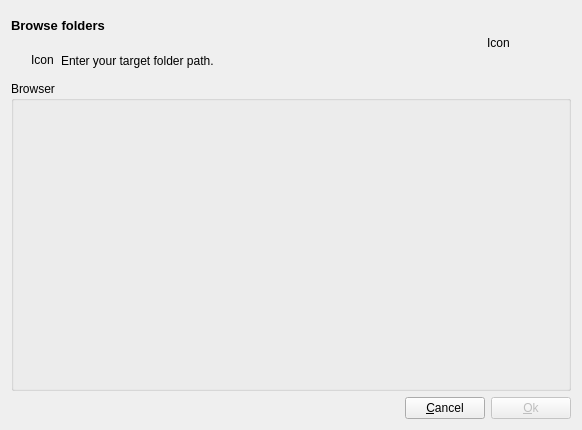
<?xml version="1.0" encoding="UTF-8"?>
<ui version="4.0">
 <class>DialogBrowseFolders</class>
 <widget class="QDialog" name="DialogBrowseFolders">
  <property name="geometry">
   <rect>
    <x>0</x>
    <y>0</y>
    <width>582</width>
    <height>430</height>
   </rect>
  </property>
  <property name="windowTitle">
   <string>Browse Folders</string>
  </property>
  <property name="modal">
   <bool>false</bool>
  </property>
  <layout class="QVBoxLayout" name="verticalLayout_3">
   <item>
    <layout class="QHBoxLayout" name="horizontalLayout_4">
     <item>
      <layout class="QVBoxLayout" name="verticalLayout_2">
       <item>
        <widget class="QLabel" name="label_3">
         <property name="font">
          <font>
           <pointsize>10</pointsize>
           <weight>75</weight>
           <bold>true</bold>
          </font>
         </property>
         <property name="text">
          <string>Browse folders</string>
         </property>
        </widget>
       </item>
       <item>
        <layout class="QHBoxLayout" name="horizontalLayout">
         <item>
          <spacer name="horizontalSpacer_3">
           <property name="orientation">
            <enum>Qt::Horizontal</enum>
           </property>
           <property name="sizeType">
            <enum>QSizePolicy::Fixed</enum>
           </property>
           <property name="sizeHint" stdset="0">
            <size>
             <width>20</width>
             <height>20</height>
            </size>
           </property>
          </spacer>
         </item>
         <item>
          <widget class="QLabel" name="labelDescIcon">
           <property name="sizePolicy">
            <sizepolicy hsizetype="Fixed" vsizetype="Preferred">
             <horstretch>0</horstretch>
             <verstretch>0</verstretch>
            </sizepolicy>
           </property>
           <property name="minimumSize">
            <size>
             <width>24</width>
             <height>24</height>
            </size>
           </property>
           <property name="maximumSize">
            <size>
             <width>24</width>
             <height>24</height>
            </size>
           </property>
           <property name="text">
            <string>Icon</string>
           </property>
          </widget>
         </item>
         <item>
          <widget class="QLabel" name="labelDesc">
           <property name="text">
            <string>Enter your target folder path.</string>
           </property>
          </widget>
         </item>
        </layout>
       </item>
      </layout>
     </item>
     <item>
      <widget class="QLabel" name="labelIcon">
       <property name="sizePolicy">
        <sizepolicy hsizetype="Fixed" vsizetype="Fixed">
         <horstretch>0</horstretch>
         <verstretch>0</verstretch>
        </sizepolicy>
       </property>
       <property name="minimumSize">
        <size>
         <width>64</width>
         <height>64</height>
        </size>
       </property>
       <property name="maximumSize">
        <size>
         <width>64</width>
         <height>64</height>
        </size>
       </property>
       <property name="text">
        <string>Icon</string>
       </property>
      </widget>
     </item>
     <item>
      <spacer name="horizontalSpacer_2">
       <property name="orientation">
        <enum>Qt::Horizontal</enum>
       </property>
       <property name="sizeType">
        <enum>QSizePolicy::Fixed</enum>
       </property>
       <property name="sizeHint" stdset="0">
        <size>
         <width>20</width>
         <height>20</height>
        </size>
       </property>
      </spacer>
     </item>
    </layout>
   </item>
   <item>
    <widget class="QGroupBox" name="groupBoxBrowser">
     <property name="sizePolicy">
      <sizepolicy hsizetype="Preferred" vsizetype="Expanding">
       <horstretch>0</horstretch>
       <verstretch>0</verstretch>
      </sizepolicy>
     </property>
     <property name="title">
      <string>Browser</string>
     </property>
     <layout class="QVBoxLayout" name="verticalLayout"/>
    </widget>
   </item>
   <item>
    <layout class="QHBoxLayout" name="horizontalLayout_2">
     <item>
      <spacer name="horizontalSpacer">
       <property name="orientation">
        <enum>Qt::Horizontal</enum>
       </property>
       <property name="sizeHint" stdset="0">
        <size>
         <width>40</width>
         <height>20</height>
        </size>
       </property>
      </spacer>
     </item>
     <item>
      <widget class="QPushButton" name="pushButtonCancel">
       <property name="text">
        <string>&amp;Cancel</string>
       </property>
       <property name="default">
        <bool>false</bool>
       </property>
      </widget>
     </item>
     <item>
      <widget class="QPushButton" name="pushButtonOk">
       <property name="enabled">
        <bool>false</bool>
       </property>
       <property name="text">
        <string>&amp;Ok</string>
       </property>
       <property name="default">
        <bool>true</bool>
       </property>
      </widget>
     </item>
    </layout>
   </item>
  </layout>
 </widget>
 <resources/>
 <connections>
  <connection>
   <sender>pushButtonCancel</sender>
   <signal>clicked()</signal>
   <receiver>DialogBrowseFolders</receiver>
   <slot>reject()</slot>
   <hints>
    <hint type="sourcelabel">
     <x>395</x>
     <y>124</y>
    </hint>
    <hint type="destinationlabel">
     <x>278</x>
     <y>119</y>
    </hint>
   </hints>
  </connection>
  <connection>
   <sender>pushButtonOk</sender>
   <signal>clicked()</signal>
   <receiver>DialogBrowseFolders</receiver>
   <slot>accept()</slot>
   <hints>
    <hint type="sourcelabel">
     <x>481</x>
     <y>120</y>
    </hint>
    <hint type="destinationlabel">
     <x>197</x>
     <y>106</y>
    </hint>
   </hints>
  </connection>
 </connections>
</ui>
